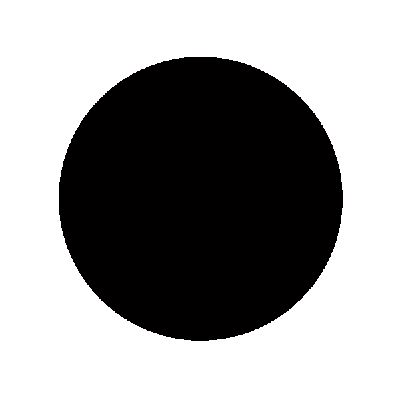
#> input picture black_circle.jpg, 400 x 399 px
$ jupyter execute Curso_CV_Grellert_Aula_1.ipynb
#> lines starting #> are read from the running program, lines starting #| are printed output that depends on the picture; after the words box and inside, x2 and y2 are one past the last pixel; in counts of white or black regions, pixels touching at a corner belong together
# Curso de Visão Computacional
- Autor: Mateus Grellert (INF/UFRGS)
- Contato: mateus.grellert@inf.ufrgs.br

# Detecção de Bordas e de Saliência
- Uma borda é uma região da imagem que normalmente representa o início ou o fim de um objeto.
- Se considerarmos uma imagem no domínio do pixel, uma borda acontece quando temos que temos uma variação elevada nos valores de pixels vizinhos.
- A intensidade e a direção desta variação pode ser obtida através da análise do gradiante (operador $\nabla$) desta imagem.
- A obtenção da intensidade do gradiante é obtida através de filtros de **convolução**.
<center>  </center>

- Vamos explorar estes conceitos e alguns métodos clássicos de detecção de bordas abaixo. Vamos utilizar principalmente as bibliotecas **skimage** e **OpenCV**.

[cell 1]
import skimage.data
import numpy as np
import matplotlib.pyplot as plt

#img = skimage.data.coffee()
# opening the black_circle image for border visualization
img = skimage.io.imread('black_circle.jpg')
#> img is the input picture: shape (399, 400, 3); mean R, G, B 154.2, 153.8, 153.8

img_gray = skimage.color.rgb2gray(img)

plt.figure(figsize = (12,5))
plt.subplot(1,3,1)
plt.title(f'Original Image ({img_gray.shape})')
plt.imshow(img_gray, cmap = 'gray')

plt.subplot(1,3,2)
row_idx = 100
plt.plot(img_gray[row_idx, :])
plt.title(f'Pixels at row {row_idx}')

plt.subplot(1,3,3)
plt.plot(img_gray[row_idx, 1:] - img_gray[row_idx, :-1] )
plt.title(f'Hor. Gradient at row {row_idx}')

plt.tight_layout()
plt.show()
#> figure, not shown here; panel 2: curve peaks at x = 0, y = 1; panel 3: curve peaks at x = 302, y = 0.925

## Métodos clássicos
- Vamos agora aplicar a operação de convolução para aplicar o detector de Roberts, que usa kernels 2D. Para isso, vamos utilizar o método **scipy.signal.convolve**.
- Como a convolução pode gerar saídas com tamanho menor do que a entrada, podemos aplicar **padding** automaticamente com esse método através do parâmetro **mode=** *\"same\"*.

[cell 2]
import scipy.ndimage
import scipy.signal

# perform 2D convolution using Robert kernels
rob_gx = np.array([[ 0,1],
                   [-1,0]])

rob_gy = np.array([[ 1,0],
                   [0,-1]])

#convolved_image = scipy.ndimage.convolve(astronaut_gray, kernel, mode = 'constant', cval = 0)
img_grad_x = scipy.signal.convolve(img_gray, rob_gx, mode = 'valid').astype(np.float64)
img_grad_y = scipy.signal.convolve(img_gray, rob_gy, mode = 'valid').astype(np.float64)

# plot results
plt.figure(figsize = (12,5))
plt.subplot(1,3,1)
plt.title(f'Original Image ({img_gray.shape})')
plt.imshow(img_gray, cmap = 'gray')
plt.subplot(1,3,2)
plt.title(f'Convolved Image Gx ({img_grad_x.shape})')
ax = plt.imshow(img_grad_x, cmap = 'gray')
plt.subplot(1,3,3)
plt.title(f'Convolved Image Gy ({img_grad_y.shape})')
ax = plt.imshow(img_grad_y, cmap = 'gray')

plt.tight_layout()
plt.show()

- Vamos também calcular a magnitude dos gradiantes considerando a intensidade nas direções horizontais e verticais. A imagem do lado direito representa o histograma dos valores calculados.

[cell 3]
plt.figure(figsize = (10,5))

plt.subplot(1,2,1)

mag_img = np.sqrt(img_grad_x**2 + img_grad_y**2).astype(np.float64)
plt.imshow(mag_img, cmap = 'gray')
plt.title('Magnitude Image')

plt.subplot(1,2,2)
plt.hist(mag_img.ravel(), bins = 100)
plt.title('Magnitude Histogram')

plt.tight_layout()

plt.show()
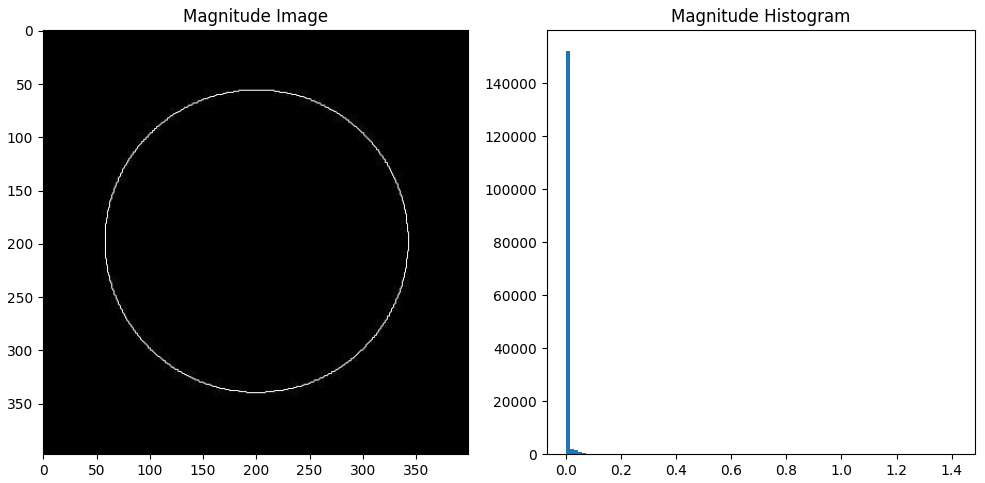
#> figure drawn by matplotlib, 2 panels; panel 2: tallest bar 152268 high, from x = 0 to 0.0141

- Com a informação das magnitudes, podemos criar uma versão simplificada (quantizada) da imagem. A forma mais quantizada de todas é a **binarização**, que transforma todos os pixels abaixo de um certo limiar (*threshold*) em $0$, e todos acima em $1$.
- Determinar o valor de threshold pode ser feito através de medidas de média e dispersão, mas existe um método bastante eficiente chamado **método de Otsu**, que descobre o melhor threshold de forma a minimizar a variância interna das partes 0 e 1 da imagem.

[cell 4]
from skimage.filters import threshold_otsu

plt.figure(figsize = (10,5))

th = mag_img.mean() + 3*mag_img.std()
#> th = 0.308

mag_img_bin = mag_img.copy()
mag_img_bin[mag_img_bin < th] = 0
mag_img_bin[mag_img_bin > th] = 1
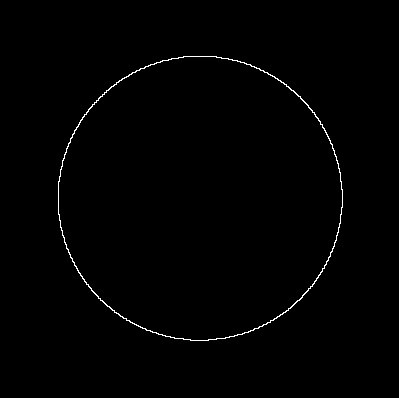
#> mag_img_bin: shape (398, 399) float64; values 0 (black) and 1 (white), 0.72% white in thin lines or dots, all inside (x1, y1, x2, y2) = (58, 56, 343, 341)

# binarzation using Otsu's method
th_otsu = threshold_otsu(mag_img)
#> th_otsu = 0.124
mag_img_bin_otsu = mag_img_bin > th_otsu

plt.subplot(1,2,1)
plt.imshow(mag_img_bin, cmap = 'gray')
plt.title(f'Binarized image th={th:.2f}')

plt.subplot(1,2,2)
plt.imshow(mag_img_bin_otsu, cmap = 'gray')
plt.title(f'Binarized image Otsu\'s method  th={th_otsu:.2f}')

plt.tight_layout()

plt.show()

- Alguns métodos também se baseiam na direção do gradiente. Para visualizar as direções, podemos usar o método **pyplot.quiver**, como pode ser visto no código abaixo.

[cell 5]
import cv2
# Create a grid of coordinates
step = 4
x = np.arange(0, img_gray.shape[1], step)
#> x = 100 values from 0 to 396
y = np.arange(0, img_gray.shape[0], step)
#> y = 100 values from 0 to 396
X, Y = np.meshgrid(x, y)


# Plotting
plt.figure(figsize=(12, 6))

plt.subplot(1, 2, 1)
plt.title('Original Image')
plt.imshow(img_gray, cmap='gray')
plt.axis('off')

plt.subplot(1, 2, 2)
plt.title('Gradient Directions using Roberts')
plt.imshow(img_gray, cmap='gray')
plt.quiver(X, Y, img_grad_x[::step,::step], img_grad_y[::step,::step], color='red', angles='xy', scale_units='xy')
plt.axis('off')

plt.show()

- O filtro de Roberts tem como limitação sensibilidade ao ruído. Uma alternativa é o **filtro de Sobel**, que possui baixo custo computacional e é menos sensível ao ruído devido ao uso de kernels maiores.

[cell 6]
# prompt: compute the Sobel gradient in X and Y, plot the image and the Sobel components

import skimage.data
import skimage.io
import skimage.color
import skimage.filters

import numpy as np
import matplotlib.pyplot as plt
import scipy.ndimage
import scipy.signal
import cv2

img = skimage.io.imread('black_circle.jpg')
img = skimage.data.coffee()
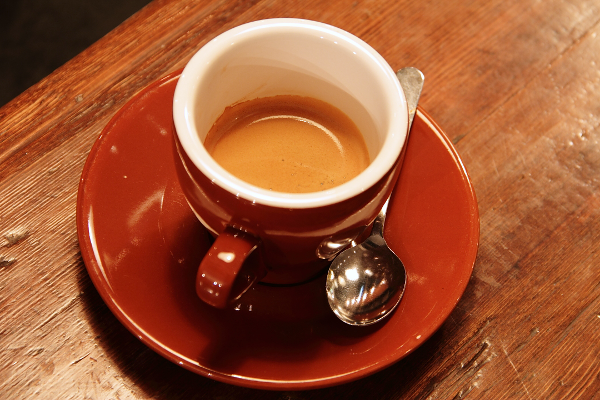
#> input picture skimage.data.coffee(), 600 x 400 px
#> img is the input picture: shape (400, 600, 3); mean R, G, B 158.6, 85.8, 51.5

img_gray = skimage.color.rgb2gray(img)
#> img_gray: shape (400, 600) float64

sobel_x = np.array([[-1, 0, 1],
                   [-2, 0, 2],
                   [-1, 0, 1]])

sobel_y = np.array([[1, 2, 1],
                   [0, 0, 0],
                   [-1, -2, -1]])

img_sobel_x = scipy.signal.convolve(img_gray, sobel_x, mode='valid').astype(np.float64)
img_sobel_y = scipy.signal.convolve(img_gray, sobel_y, mode='valid').astype(np.float64)

plt.figure(figsize=(12, 5))
plt.subplot(1, 3, 1)
plt.title(f'Original Image ({img_gray.shape})')
plt.imshow(img_gray, cmap='gray')

plt.subplot(1, 3, 2)
plt.title(f'Sobel Gradient X ({img_sobel_x.shape})')
plt.imshow(img_sobel_x, cmap='gray')

plt.subplot(1, 3, 3)
plt.title(f'Sobel Gradient Y ({img_sobel_y.shape})')
plt.imshow(img_sobel_y, cmap='gray')

plt.tight_layout()
plt.show()

[cell 7]
# prompt: compute the Sobel gradient magnitude and direction. Plot the Sobel direction using quiver plots

import matplotlib.pyplot as plt
import numpy as np
mag_img = np.sqrt(img_sobel_x**2 + img_sobel_y**2).astype(np.float64)
#> mag_img: shape (398, 598) float64
dir_img = np.arctan2(img_sobel_y, img_sobel_x)
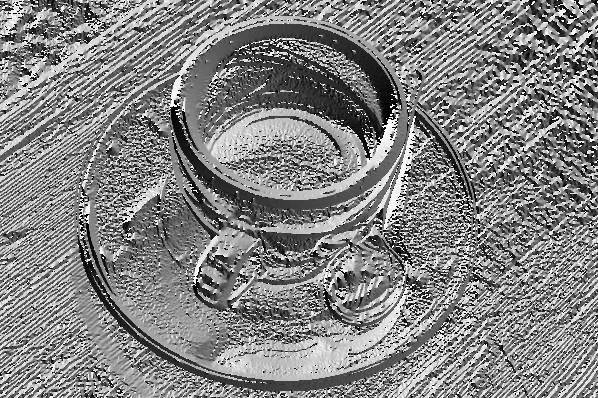
#> dir_img: shape (398, 598) float64; min -3.14, max 3.14, mean 0.0954; drawn with min black and max white

# Create a grid of coordinates
step = 4
x = np.arange(0, img_gray.shape[1], step)
#> x = 150 values from 0 to 596
y = np.arange(0, img_gray.shape[0], step)
X, Y = np.meshgrid(x, y)

# Plotting
plt.figure(figsize=(12, 6))

plt.subplot(1, 2, 1)
plt.title('Sobel Gradient Magnitude')
plt.imshow(mag_img, cmap='gray')
plt.axis('off')

plt.subplot(1, 2, 2)
plt.title('Sobel Gradient Direction')
plt.imshow(img_gray, cmap='gray')
plt.quiver(X, Y, img_sobel_x[::step,::step], img_sobel_y[::step,::step], color='red', angles='xy', scale_units='xy')
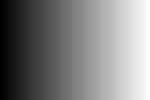
#> X: shape (100, 150) int64; min 0, max 596, mean 298; drawn with min black and max white
plt.axis('off')

plt.show()

## Método de Canny

- Esse é um dos métodos mais utilizados para detecção de bordas, devido à sua eficência. O método de Canny realiza os seguintes (visualização na [Wikipedia](https://en.wikipedia.org/wiki/Canny_edge_detector)):
 - Suavização da imagem através de um filtro Gaussiano (com desvio padrão = $\sigma$)
 - Cálculo de gradientes (normalmente com Sobel)
 - Non-maximum-supression: dada uma janela, conserva somente o pixel de maior valor. Essa etapa geras bordas mais finas.
 - Categorização de bordas com dois valores de limiar ($th_{low}$ a $th_{high}$): dado um valor de intensidade $v$, aplimos a seguinte regra: se $v < th_{low}$ o pixel de borda é eliminado, se $th_{high} < v < th_{low}$, o pixel é consirado borda fraca e passa para a próxima etapa. Se $v > th_{low}$. O pixel é consirado de borda forte e mantido.
 - Histerese: técnica que conecta pixels vizinhos, de forma a facilitar a criação de objetos fechados. Nessa etapa, os pixels fracos e fortes são considerados para possivelmente conectar regiões contínuas.

- Vamos realizar alguns testes no Canny, utilizando estes três principais parâmetros: $\sigma$, $th_{low}$ e $th_{high}$.

[cell 8]
# @title Parâmetros { run: "auto", form-width: "300px" }
# step by step: https://towardsdatascience.com/canny-edge-detection-step-by-step-in-python-computer-vision-b49c3a2d8123

# prompt: now do the same using Canny edge detector

import skimage.data
import numpy as np
import matplotlib.pyplot as plt
import scipy.ndimage
import scipy.signal
import cv2


sigma = 4 #@param
th_low = 0.0  #@param
th_high = 0.2  #@param
img = skimage.data.coffee()
#img = skimage.io.imread('black_circle.jpg')

img_gray = skimage.color.rgb2gray(img)
edges = skimage.feature.canny(img_gray, sigma=sigma, low_threshold=th_low, high_threshold = th_high)
#> edges: shape (400, 600) bool; 2.1% white in thin lines or dots, all inside (x1, y1, x2, y2) = (1, 1, 478, 399)

plt.figure(figsize = (12,5))
plt.subplot(1,2,1)
plt.imshow(img_gray, cmap = 'gray')
plt.title(f'Original Image ({img_gray.shape})')
plt.subplot(1,2,2)
plt.imshow(edges, cmap = 'gray')
plt.title(f'Canny Edge Detected Image ({edges.shape})')

plt.tight_layout()
plt.show()

## Detecção de Saliência

- Detectar regiões salientes na imagem também é bastante importante, pois permite entender em que parte da imagem usuários vão dedicar mais atenção.
- Vamos avaliar o método definido Hou & Zhang (2007), baseado em análise estatísca sobre o domínio espectral (das frequências). Artigo [aqui](https://ieeexplore.ieee.org/document/4270292).

[cell 9]
# prompt: compute the saliency map of img_gray using openCV

import matplotlib.pyplot as plt
import cv2

img = skimage.data.cat()
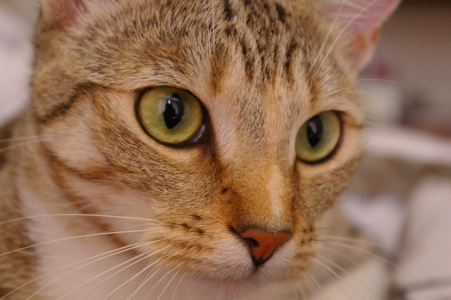
#> input picture skimage.data.cat(), 451 x 300 px
#> img is the input picture: shape (300, 451, 3); mean R, G, B 147.7, 111.4, 86.8
if img.ndim == 3:
    img_gray = skimage.color.rgb2gray(img)
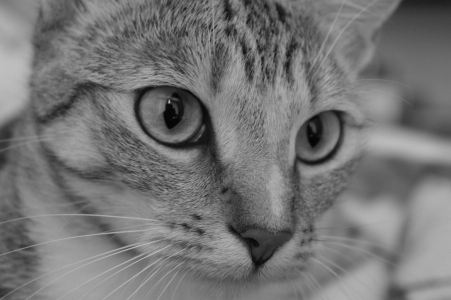
#> img_gray: shape (300, 451) float64; min 0.0151, max 0.756, mean 0.46
else:
    img_gray = img

# Create a saliency object
saliency = cv2.saliency.StaticSaliencySpectralResidual_create()
(success, saliencyMap) = saliency.computeSaliency(img_gray)
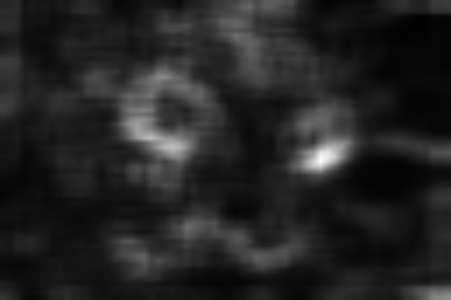
#> saliencyMap: shape (300, 451) float32; min 0.00705, max 0.995, mean 0.141
#> success = True

plt.figure(figsize = (12,5))
plt.subplot(1,2,1)
plt.imshow(img_gray, cmap = 'gray')
plt.title(f'Original Image ({img_gray.shape})')
plt.subplot(1,2,2)
plt.imshow(saliencyMap, cmap = 'gray')
plt.title(f'Saliency Map ({saliencyMap.shape})')

plt.tight_layout()
plt.show()

[cell 10]
# prompt: highlight the salient regions on the image

import matplotlib.pyplot as plt
import numpy as np
import cv2

# Create a copy of the original image
img_with_saliency = img_gray.copy()
th = 0.3

# Threshold the saliency map to highlight the most salient regions
_, thresholded_saliency_map = cv2.threshold(saliencyMap, th * np.max(saliencyMap), 255, cv2.THRESH_BINARY)
#> thresholded_saliency_map: shape (300, 451) float32; 8.1% white; 15 white regions (4 under 20 px), largest, box (x1, y1, x2, y2) and area: (119, 65, 210, 176) 4934, (290, 107, 355, 176) 2607, (217, 0, 263, 75) 1568

# Apply the saliency map as a mask to the original image
img_with_saliency[thresholded_saliency_map == 0] = 0
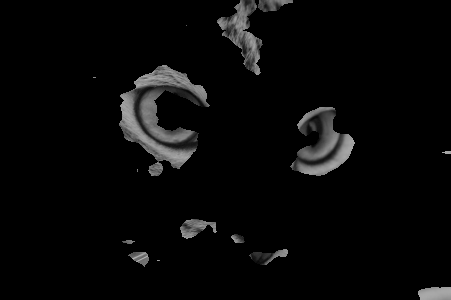
#> img_with_saliency: shape (300, 451) float64; min 0, max 0.694, mean 0.0321

# Display the image with highlighted salient regions
plt.figure(figsize=(12, 5))

dst = np.ones_like(img_gray)


plt.imshow(img_with_saliency, cmap = 'gray')
plt.imshow(cv2.blur(img_gray, ksize=(3,3)), cmap = 'gray', alpha = 0.5)


plt.title(f'Image with Salient Regions Highlighted ({img_with_saliency.shape})')
plt.axis('off')
plt.show()
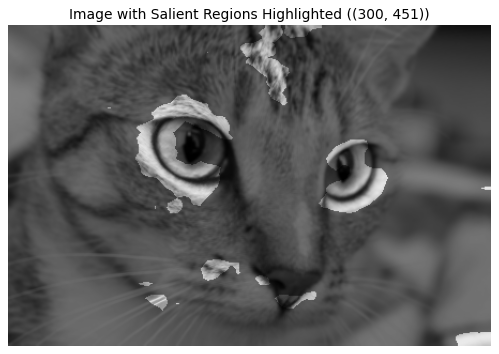
#> figure drawn by matplotlib, 1 panel

$ run again, with person_dog.jpg copied over black_circle.jpg
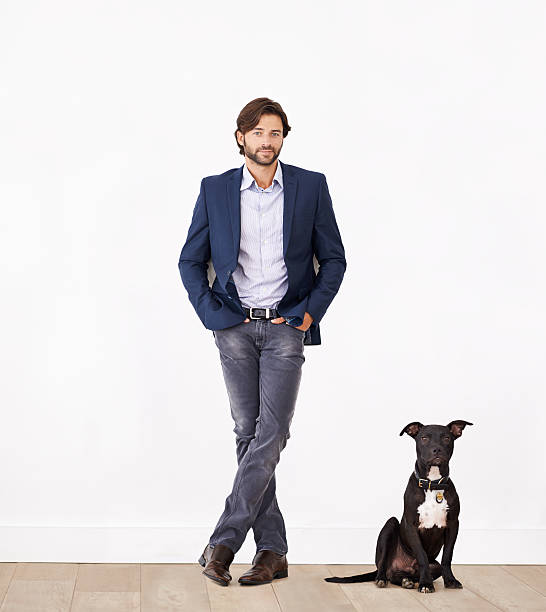
#> input picture person_dog.jpg, 546 x 612 px
#> img is the input picture: shape (612, 546, 3); mean R, G, B 219.7, 216.8, 218
#> th = 0.307
#> `mag_img_bin[mag_img_bin > th] = 1`:
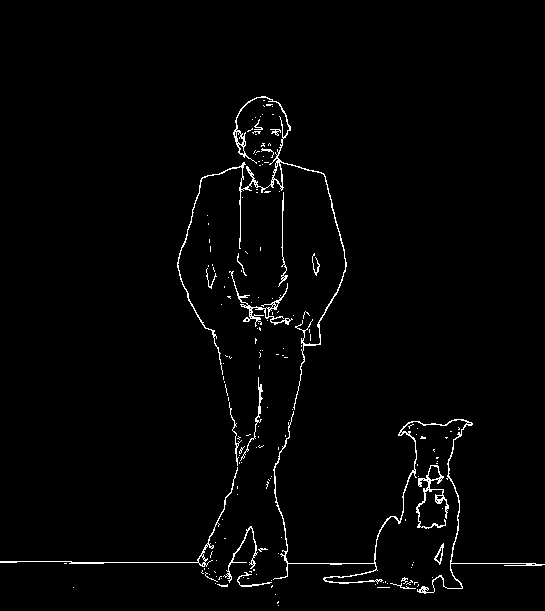
#> mag_img_bin: shape (611, 545) float64; values 0 (black) and 1 (white), 1.8% white in thin lines or dots, all inside (x1, y1, x2, y2) = (0, 96, 545, 606)
#> th_otsu = 0.316
#> edges: shape (400, 600) bool; 2.1% white in thin lines or dots, all inside (x1, y1, x2, y2) = (1, 1, 478, 399)
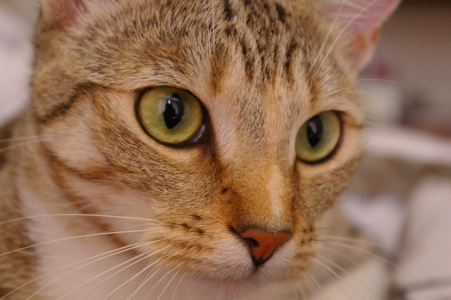
#> input picture skimage.data.cat(), 451 x 300 px
#> img is the input picture: shape (300, 451, 3); mean R, G, B 147.7, 111.4, 86.8
#> success = True
#> thresholded_saliency_map: shape (300, 451) float32; 8.1% white; 15 white regions (4 under 20 px), largest, box (x1, y1, x2, y2) and area: (119, 65, 210, 176) 4934, (290, 107, 355, 176) 2607, (217, 0, 263, 75) 1568
